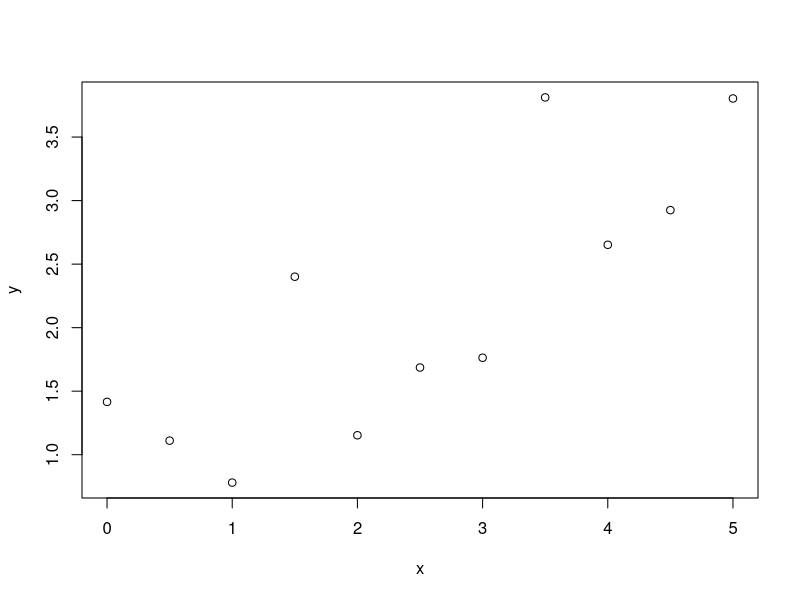
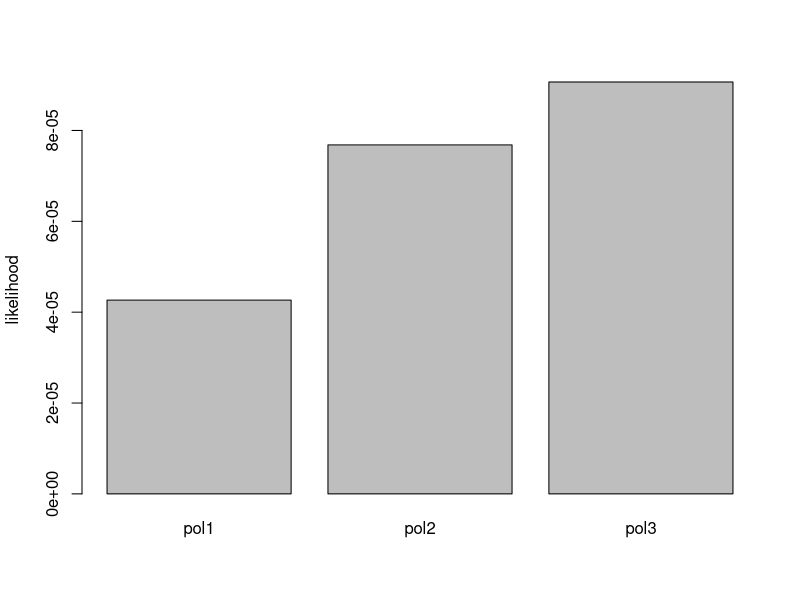
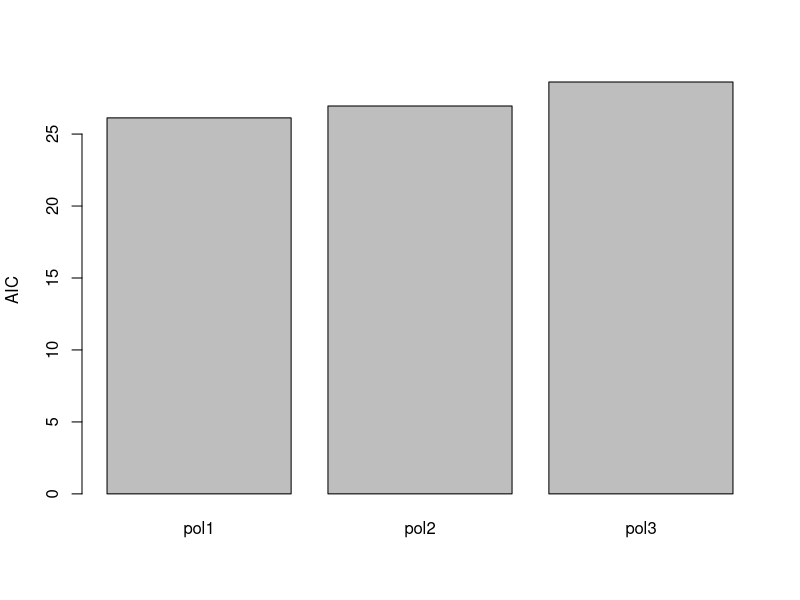

The R script that drew these images, in order:
x = seq(0,5,0.5)
y = rnorm(length(x),0.8+0.6*x,0.8)
plot(x,y)

fit.pol1 = lm(y~x)
fit.pol2 = lm(y~x+I(x^2))
fit.pol3 = lm(y~x+I(x^2)+I(x^3))

names = c('pol1', 'pol2', 'pol3')
ll = c(logLik(fit.pol1), logLik(fit.pol2), logLik(fit.pol3))
barplot(exp(ll),names.arg = names, ylab = 'likelihood')

aics = c(AIC(fit.pol1), AIC(fit.pol2),AIC(fit.pol3))
barplot(aics, names.arg = names, ylab = 'AIC')
